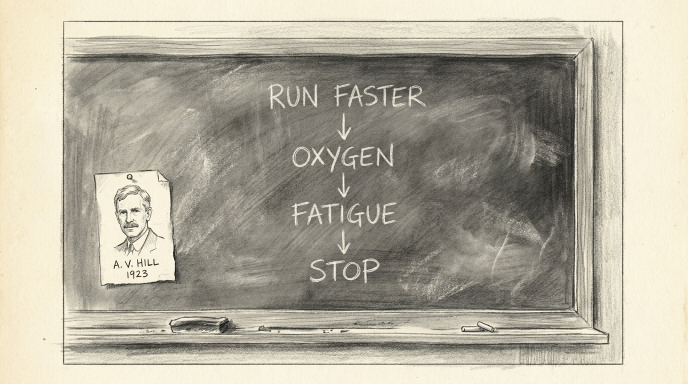
#> input picture assets/SC2_1.png, 1376 x 768 px, given in place of SC1_1.png, which was not available (shown at 1/2 size)
$ python 4-build-shot-sheets-v4.py
#> lines starting #> are read from the running program, lines starting #| are printed output that depends on the picture; pictures that were not available may be replaced by others from this repository, and a replacement may not be noted
from PIL import Image, ImageDraw, ImageFont
import os, textwrap

OUT = 'assets/shots'
os.makedirs(OUT, exist_ok=True)

W = 1400
FRAME_H = int(W * 9 / 16)
PAPER = (240, 232, 213)
PAPER_D = (228, 218, 194)
INK = (44, 41, 36)
INK_S = (96, 89, 76)
RULE = (176, 166, 145)
ACC = (150, 112, 48)

FB = '/usr/share/fonts/truetype/dejavu/DejaVuSans-Bold.ttf'
FR = '/usr/share/fonts/truetype/dejavu/DejaVuSans.ttf'
FM = '/usr/share/fonts/truetype/dejavu/DejaVuSansMono.ttf'
FMB = '/usr/share/fonts/truetype/dejavu/DejaVuSansMono-Bold.ttf'

def f(path, size):
    return ImageFont.truetype(path, size)

SHOTS = {
 '1_1': dict(
   code='1.1', scene='SCENE 1 — THE MYSTERY', tc='0:00 – 0:05', dur='5 sec',
   slug='EXT. MARATHON COURSE — DAY',
   kind='ANIMATION ONLY',
   desc='The runner is failing. Low wide angle near road level. Head rolled back, arms hanging useless, stride collapsed into a shuffle. Barriers line both sides, the crowd behind them deliberately unfocused so the eye stays on his body. This man is beaten and everyone watching knows it.',
   words=[('COMMENTATOR (V.O.)', "He's got nothing left.")],
   notes=[('CAM','Nothing required. Manan does not appear.'),
          ('ANIM','Full frame animation. Bib 27 legible. Crowd loose and simplified.'),
          ('SND','Broadcast crowd wash, compressed. Ragged breath close and dry on top. Footfall dragging on tarmac.'),
          ('MUS','No score. Only the race.')]),
 '1_2': dict(
   code='1.2', scene='SCENE 1 — THE MYSTERY', tc='0:05 – 0:08', dur='3 sec',
   slug='EXT. MARATHON COURSE — CONTINUOUS',
   kind='ANIMATION ONLY',
   desc='The impossible sprint. Same man, transformed. Knees driving, arms pumping, jaw set. Camera tracks alongside at chest height. Dense speed lines streak the frame, dust kicks from the trailing foot, background reduced to horizontal smears. It should feel like it should not be possible.',
   words=[],
   notes=[('CAM','Nothing required.'),
          ('ANIM','The turn of the whole film. Hold on it just long enough for the audience to register the contradiction.'),
          ('SND','Crowd surges. Footfall sharpens from drag to strike. Breath drives.'),
          ('MUS','Nothing yet. Let the sound carry it.')]),
 '1_3': dict(
   code='1.3', scene='SCENE 1 — THE MYSTERY', tc='0:08 – 0:13', dur='5 sec',
   slug='EXT. FROZEN WORLD — CONTINUOUS',
   kind='LIVE ACTION IN ANIMATION',
   desc='Everything stops. Speed lines, dust and crowd hang suspended mid air. Manan walks into the frozen tableau from frame right, coat swinging, magnifying glass raised toward the runner. He is the only living thing in the picture.',
   words=[],
   notes=[('CAM','SETUP A. Manan enters frame right, four steps, stops in profile, raises the glass toward an eyeline mark at camera left. Nothing is really there. Give him the mark.'),
          ('ANIM','The freeze is the effect. Absolutely nothing else moves, including dust and speed lines.'),
          ('SND','World drops to a single low tone. Only his footsteps and coat remain. Best sound moment in the film.'),
          ('MUS','Three note motif enters alone, unaccompanied.')]),
 '1_4': dict(
   code='1.4', scene='SCENE 1 — THE MYSTERY', tc='0:13 – 0:15', dur='2 sec',
   slug='INSERT — THE EVIDENCE',
   kind='LIVE ACTION IN ANIMATION',
   desc='Close on the brass magnifying glass held steady in his hand. Inside the lens, magnified and sharpened, a single running shoe print pressed into the tarmac and a stopwatch lying beside it. His face soft and out of focus at the edge of frame, tilted down, concentrating.',
   words=[],
   notes=[('CAM','SETUP A. Tight insert of his hand gripping the glass. Shoot it locked off, let his hand tremble slightly, do not stabilise it.'),
          ('ANIM','The magnified contents of the lens are drawn. Everything outside the glass stays soft.'),
          ('SND','Near silence. A faint watch tick inside the lens, if anything at all.'),
          ('MUS','Motif holds, suspended.')]),
 '1_5': dict(
   code='1.5', scene='SCENE 1 — THE MYSTERY', tc='0:15 – 0:18', dur='3 sec',
   slug='EXT. FROZEN WORLD — CONTINUOUS',
   kind='LIVE ACTION IN ANIMATION',
   desc='He lowers the glass and turns to the lens. One eyebrow raised, the expression of somebody who has just realised the story they were told does not hold together. Question marks bloom in the air around him. The title lands.',
   words=[('MANAN', 'Hold on.'),
          ('MANAN', 'He had nothing left.'),
          ('MANAN', 'So where did THAT come from?'),
          ('TITLE', 'THE BRAIN BRAKE')],
   notes=[('CAM','SETUP A. Medium, direct to lens. ONE SENTENCE PER TAKE, full reset between each. Minimum three clean takes of every line.'),
          ('ANIM','Question marks and title card drawn over the live plate. They arrive on the last word, not before.'),
          ('SND','Absolute quiet under the lines. A single soft impact on the title.'),
          ('MUS','Motif left unresolved. Do not answer it here. It resolves at 1:48.')]),
}

def wrap(draw, text, font, maxw):
    words = text.split()
    lines, cur = [], ''
    for w in words:
        t = (cur + ' ' + w).strip()
        if draw.textlength(t, font=font) <= maxw:
            cur = t
        else:
            if cur: lines.append(cur)
            cur = w
    if cur: lines.append(cur)
    return lines

def build(key, d):
#> called with key = '1_1'
    src = Image.open(f'assets/SC{key}.png').convert('RGB')
    src = src.resize((W, int(W * src.size[1] / src.size[0])), Image.LANCZOS)
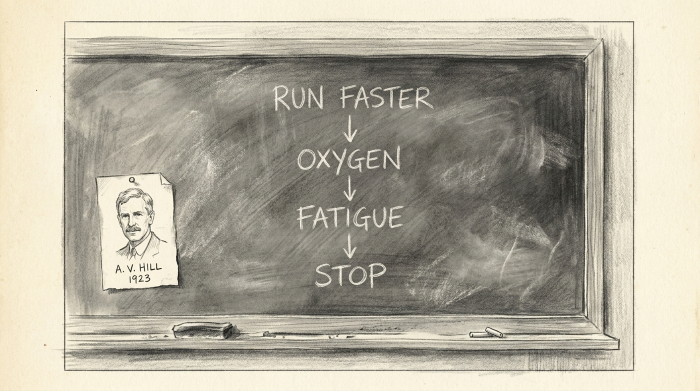
#> src: PIL image 1400x781 RGB (shown at 1/2 size); mean R, G, B 178.3, 173, 157.9
    fh = src.size[1]
#> fh = 781

    # measure text block height first
    tmp = Image.new('RGB', (10, 10)); td = ImageDraw.Draw(tmp)
    f_desc = f(FR, 25)
    f_nm = f(FMB, 19)
    f_ln = f(FM, 24)
    f_note = f(FR, 22)
    f_tag = f(FMB, 16)

    pad = 54
    colw = W - pad * 2
    y = 0
    y += 92                       # header band
    y += 30
    desc_lines = wrap(td, d['desc'], f_desc, colw)
    y += len(desc_lines) * 36 + 26
    if d['words']:
        y += 34
        for nm, ln in d['words']:
            y += 28
            for _ in wrap(td, ln, f_ln, colw - 40): y += 34
            y += 12
        y += 14
    y += 34
    for tag, txt in d['notes']:
        ls = wrap(td, txt, f_note, colw - 96)
        y += max(len(ls) * 31, 34) + 16
    y += 40
    text_h = y

    H = fh + text_h
#> H = 1433
    im = Image.new('RGB', (W, H), PAPER)
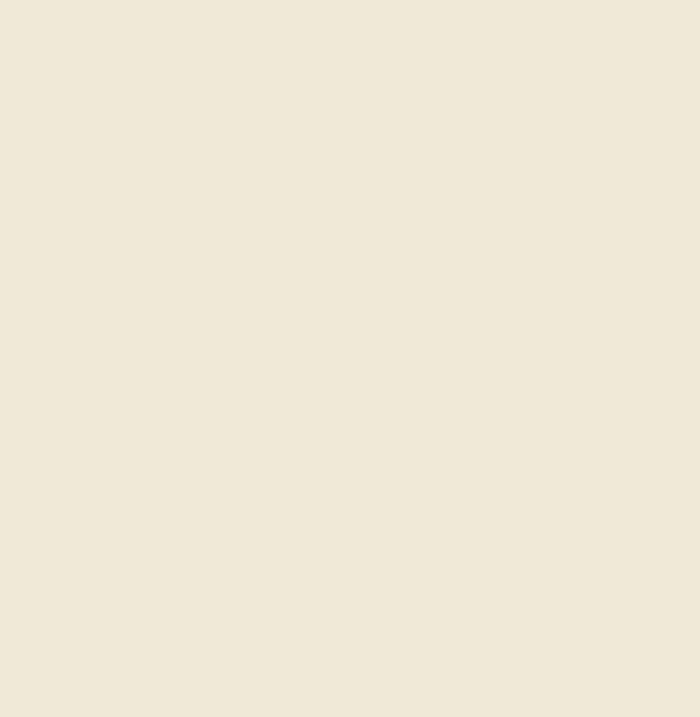
#> im: PIL image 1400x1433 RGB (shown at 1/2 size); mean R, G, B 240, 232, 213
    dr = ImageDraw.Draw(im)
    im.paste(src, (0, 0))
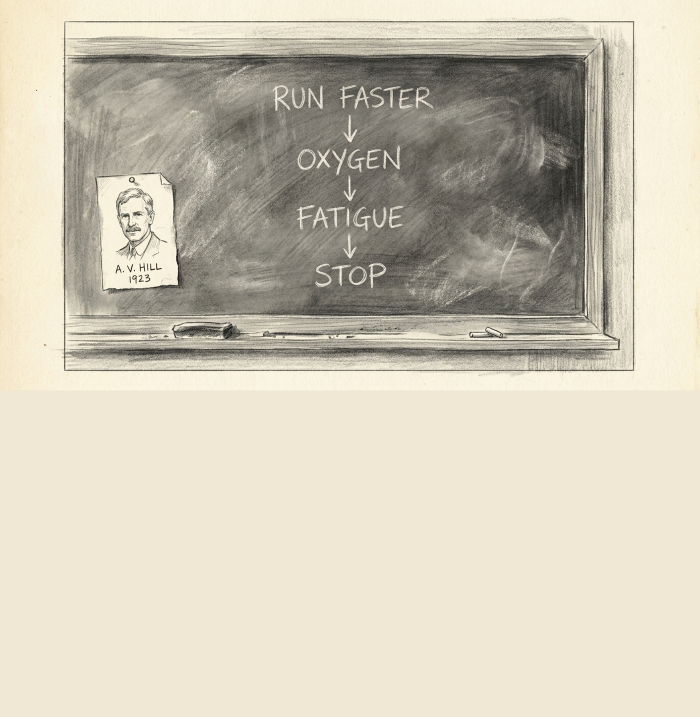
#> im: PIL image 1400x1433 RGB (shown at 1/2 size); mean R, G, B 206.4, 199.9, 183
    dr.rectangle([0, 0, W - 1, fh], outline=INK, width=3)

    yy = fh
#> yy = 781
    # header band
    dr.rectangle([0, yy, W, yy + 92], fill=PAPER_D)
    dr.line([0, yy, W, yy], fill=INK, width=3)
    dr.line([0, yy + 92, W, yy + 92], fill=RULE, width=2)
    dr.text((pad, yy + 20), d['code'], font=f(FB, 44), fill=INK)
    dr.text((pad + 130, yy + 22), d['slug'], font=f(FB, 26), fill=INK)
    dr.text((pad + 130, yy + 56), d['kind'], font=f(FM, 19), fill=INK_S)
    tcw = dr.textlength(d['tc'], font=f(FMB, 28))
#> tcw = 185.5
    dr.text((W - pad - tcw, yy + 22), d['tc'], font=f(FMB, 28), fill=ACC)
    dw = dr.textlength(d['dur'], font=f(FM, 19))
#> dw = 57.19
    dr.text((W - pad - dw, yy + 58), d['dur'], font=f(FM, 19), fill=INK_S)

    yy += 92 + 30
#> yy = 903
    for ln in desc_lines:
        dr.text((pad, yy), ln, font=f_desc, fill=INK); yy += 36
#> after the loop, yy = 1011
    yy += 26
#> yy = 1037

    if d['words']:
        dr.line([pad, yy, W - pad, yy], fill=RULE, width=2); yy += 34
#> after `yy += 34`: yy = 1071
        for nm, ln in d['words']:
            dr.text((pad, yy), nm, font=f_nm, fill=ACC); yy += 28
            for l in wrap(dr, ln, f_ln, colw - 40):
                dr.text((pad + 34, yy), l, font=f_ln, fill=INK); yy += 34
            yy += 12
#> this loop made 1 pass
#> yy on pass 1: 1145
#> after the loop, yy = 1145
        yy += 14
#> yy = 1159

    dr.line([pad, yy, W - pad, yy], fill=RULE, width=2); yy += 34
#> after `yy += 34`: yy = 1193
    for tag, txt in d['notes']:
        dr.rectangle([pad, yy - 2, pad + 74, yy + 26], outline=INK_S, width=2)
        tw = dr.textlength(tag, font=f_tag)
        dr.text((pad + 37 - tw / 2, yy + 4), tag, font=f_tag, fill=INK_S)
        ls = wrap(dr, txt, f_note, colw - 96)
        ty = yy
        for l in ls:
            dr.text((pad + 96, ty), l, font=f_note, fill=INK); ty += 31
        yy += max(len(ls) * 31, 34) + 16
#> this loop made 4 passes
#> (tw, ls, yy) on passes 1, 4: (28.92, ['Nothing required. Manan does not appear.'], 1243), (28.92, ['No score. Only the race.'], 1393)
#> (tw, yy) on passes 2 to 3: (38.56, 1293), (28.92, 1343)
#> after the loop, yy = 1393

    im.save(f'{OUT}/SH{key}.jpg', 'JPEG', quality=88, optimize=True, progressive=True)
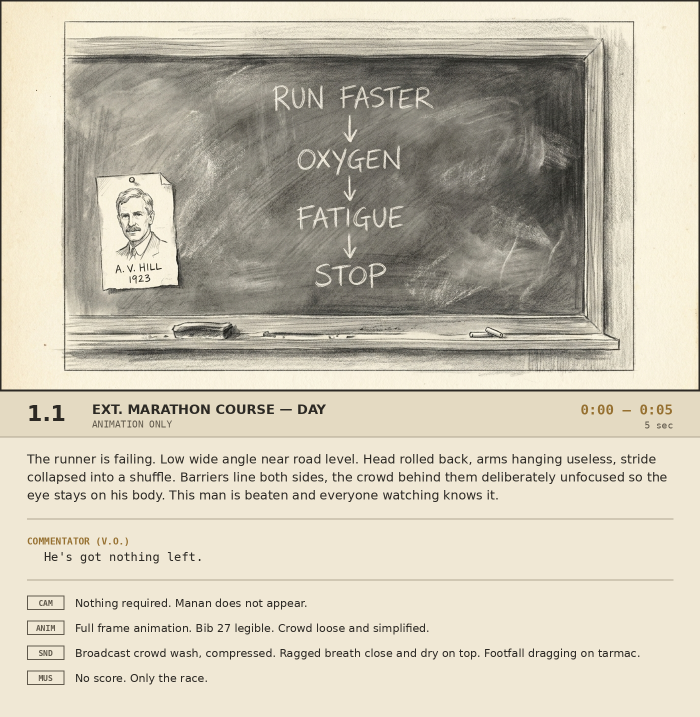
#> saved as SH1_1.jpg: PIL image 1400x1433 RGB (shown at 1/2 size); mean R, G, B 200.3, 193.7, 176.9
    # web copy
    web = im.copy(); web.thumbnail((900, 4000), Image.LANCZOS)
#> after `web.thumbnail((900, 4000), Image.LANCZOS)`:
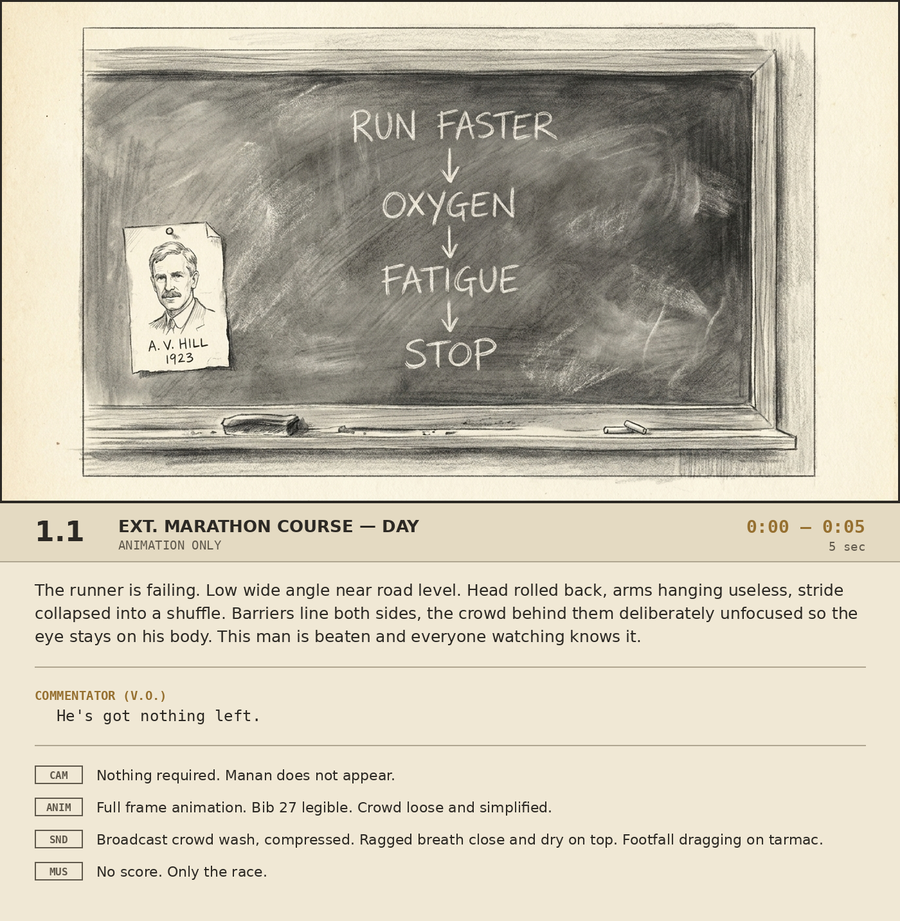
#> web: PIL image 900x921 RGB; mean R, G, B 200.2, 193.7, 176.9
    web.save(f'{OUT}/SH{key}_w.jpg', 'JPEG', quality=84, optimize=True, progressive=True)
    print(f'SH{key}.jpg', im.size, round(os.path.getsize(f"{OUT}/SH{key}.jpg")/1024), 'KB')
#| SH1_1.jpg (1400, 1433) 363 KB

for k, v in SHOTS.items():
    build(k, v)
#> pass 2 of the loop `for k, v in SHOTS.items():`:
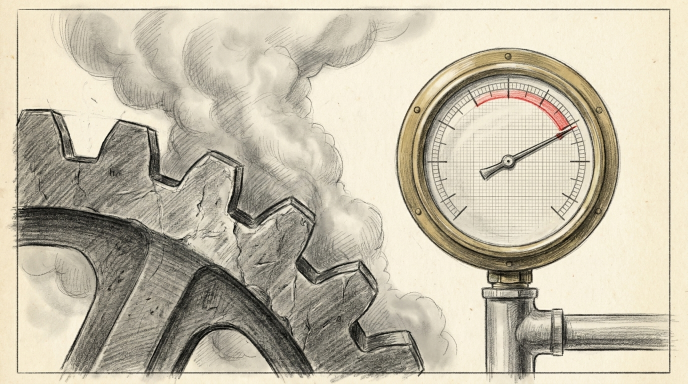
#> input picture assets/SC2_6.png, 1376 x 768 px, given in place of SC1_2.png, which was not available (shown at 1/2 size)
#> in build (call 2), `im.paste(src, (0, 0))`:
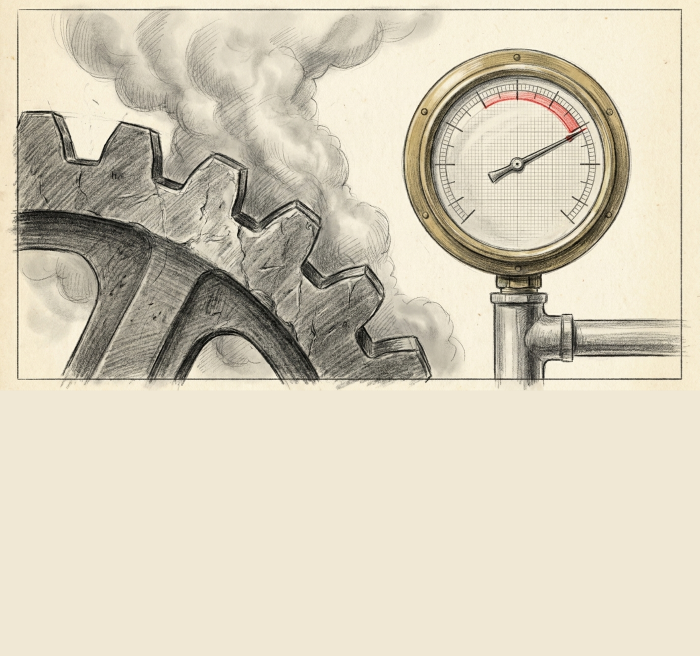
#> im: PIL image 1400x1311 RGB (shown at 1/2 size); mean R, G, B 213.5, 205.9, 186.8
#> after the loop in build (call 2), `for ln in desc_lines:`: yy = 1011
#> in build (call 2), `yy += 26`: yy = 1037
#> in build (call 2), `yy += 34`: yy = 1071
#> the loop in build (call 2), `for tag, txt in d['notes']:` made 4 passes
#> (tw, ls, yy) on passes 1, 4: (28.92, ['Nothing required.'], 1121), (28.92, ['Nothing yet. Let the sound carry it.'], 1271)
#> after the loop in build (call 2), `for tag, txt in d['notes']:`: yy = 1271
#> in build (call 2), `web.thumbnail((900, 4000), Image.LANCZOS)`:
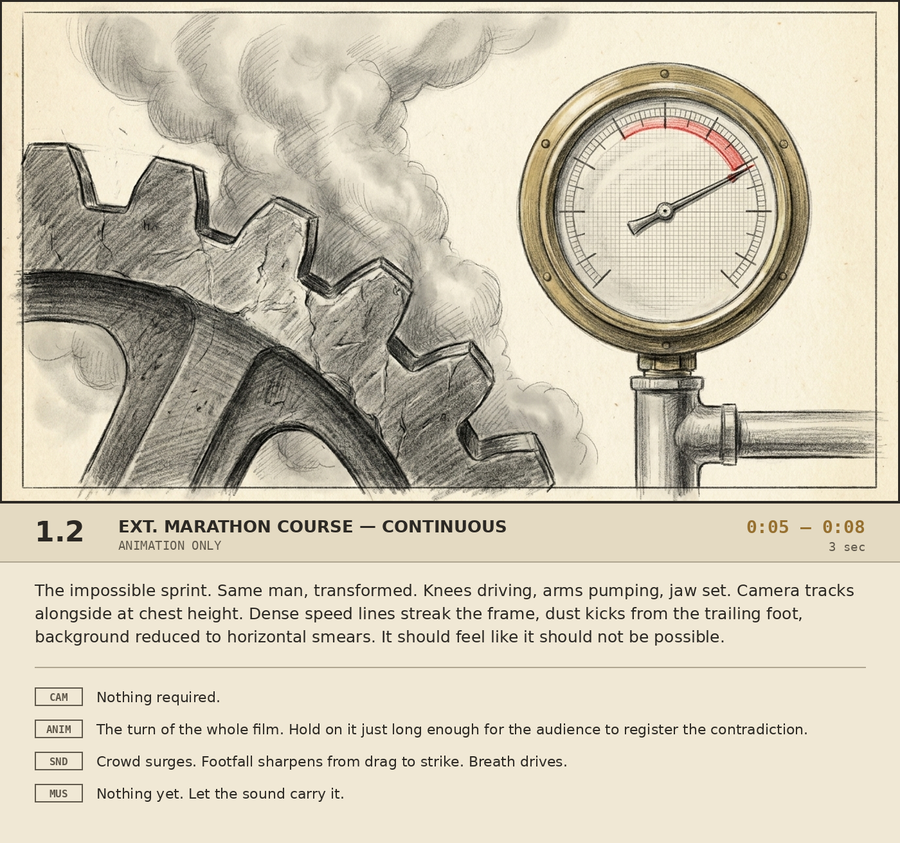
#> web: PIL image 900x843 RGB; mean R, G, B 207, 199.4, 180.4
#| SH1_2.jpg (1400, 1311) 376 KB
#> (the run stopped early here; a loop or call above may not have finished)
